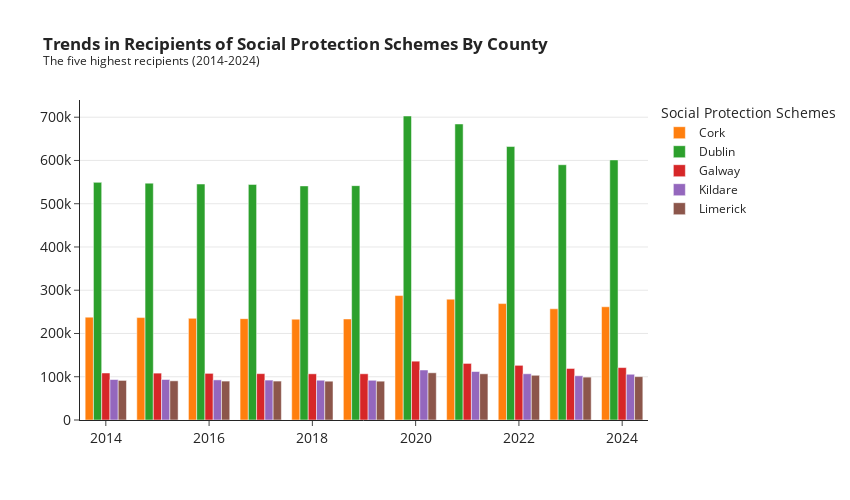

Write notebook code for a chart like this one.
### Code cell
years = np.arange(2014, 2025)

fig_counties = px.bar(title='<b>Trends in Recipients of Social Protection Schemes By County</b><br><sup>The five highest recipients (2014-2024)</sup>',
              template='simple_white',
              )

fig_counties.add_trace(go.Bar(x=years, y=pvt_top_5['Cork'], name="Cork"))
fig_counties.add_trace(go.Bar(x=years, y=pvt_top_5['Dublin'], name="Dublin"))
fig_counties.add_trace(go.Bar(x=years, y=pvt_top_5['Galway'], name="Galway"))
fig_counties.add_trace(go.Bar(x=years, y=pvt_top_5['Kildare'], name="Kildare"))
fig_counties.add_trace(go.Bar(x=years, y=pvt_top_5['Limerick'], name="Limerick"))

fig_counties.update_xaxes(tickfont=dict(size=14), title_text='')
fig_counties.update_yaxes(tickfont=dict(size=14), title_text='', showgrid=True)

fig_counties.update_layout(legend_title='Social Protection Schemes', width=850, height=500, barmode='group')

### Figure 1 — Plotly figure (JSON) as saved in the notebook; plotly's stock layout.template omitted (floating-point values rounded to 4 significant figures)
{"data": [{"alignmentgroup": "True", "hovertemplate": "<extra></extra>", "legendgroup": "", "marker": {"color": "#1F77B4", "pattern": {"shape": ""}}, "name": "", "offsetgroup": "", "orientation": "v", "showlegend": false, "textposition": "auto", "type": "bar", "xaxis": "x", "yaxis": "y"}, {"name": "Cork", "type": "bar", "x": [2014, 2015, 2016, 2017, 2018, 2019, 2020, 2021, 2022, 2023, 2024], "y": [237800.0, 236700.0, 235000.0, 234300.0, 233100.0, 233600.0, 287700.0, 279400.0, 269100.0, 257100.0, 261811]}, {"name": "Dublin", "type": "bar", "x": [2014, 2015, 2016, 2017, 2018, 2019, 2020, 2021, 2022, 2023, 2024], "y": [549400.0, 547600.0, 545500.0, 544600.0, 541200, 541800.0, 702800.0, 684400.0, 632200.0, 590100.0, 601300.0]}, {"name": "Galway", "type": "bar", "x": [2014, 2015, 2016, 2017, 2018, 2019, 2020, 2021, 2022, 2023, 2024], "y": [108700.0, 108400.0, 107800.0, 107199, 106778, 106800.0, 135976, 130800.0, 126400.0, 119200.0, 121200.0]}, {"name": "Kildare", "type": "bar", "x": [2014, 2015, 2016, 2017, 2018, 2019, 2020, 2021, 2022, 2023, 2024], "y": [93560.0, 93620.0, 92745, 92290.0, 91970.0, 91840.0, 115600.0, 112000.0, 106900.0, 102300.0, 105800.0]}, {"name": "Limerick", "type": "bar", "x": [2014, 2015, 2016, 2017, 2018, 2019, 2020, 2021, 2022, 2023, 2024], "y": [91530.0, 90560.0, 89950.0, 90000.0, 89710.0, 89740.0, 109200.0, 106807, 103400.0, 99150.0, 100300.0]}], "layout": {"barmode": "group", "height": 500, "legend": {"title": {"text": "Social Protection Schemes"}, "tracegroupgap": 0}, "title": {"text": "<b>Trends in Recipients of Social Protection Schemes By County</b><br><sup>The five highest recipients (2014-2024)</sup>"}, "width": 850, "xaxis": {"anchor": "y", "domain": [0, 1], "tickfont": {"size": 14}, "title": {"text": ""}}, "yaxis": {"anchor": "x", "domain": [0, 1], "showgrid": true, "tickfont": {"size": 14}, "title": {"text": ""}}}}
